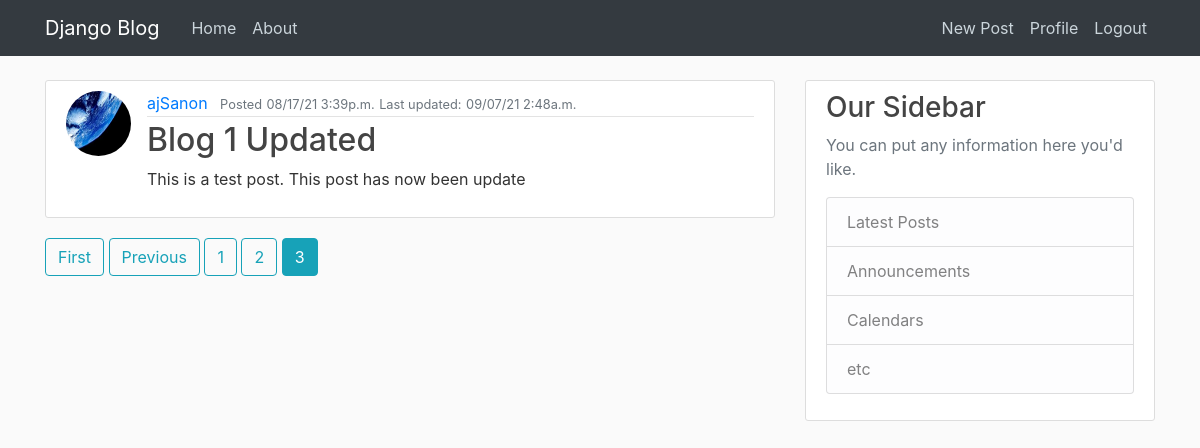
/?page=3 (signed in), run on the app's committed database.
### blog/models.py (models this page shows, shortened)
class Post(models.Model):
    title = models.CharField(max_length = 100)      #characters field with max length rescription of 100
    content = models.TextField()
    date_posted = models.DateTimeField(default = timezone.now)
    last_modified = models.DateTimeField(auto_now= True) #every time post is changed this will be set the time it was sent
    author = models.ForeignKey(User, on_delete=models.CASCADE) #if user is deleted, delete the post as well

### users/models.py (models this page shows, shortened)
class Profile(models.Model):
    user = models.OneToOneField(User, on_delete= models.CASCADE)  # Creates reverse relational link with user
    image = models.ImageField(default = 'default.jpg', upload_to = 'profile_pics')  # profile_pics is a directory
    bio = models.TextField(blank = 'true', default = 'My profile')

### blog/views.py (the view)
# urls.py: path('', PostListView.as_view(), name = 'blog-home'),
class PostListView(ListView):
    model = Post
    template_name = 'blog/home.html' # <app>/<model>_<viewtype>.html
    context_object_name = 'posts'
    ordering = ['-date_posted'] # reverse chronological order, check to see if inherits all this stuff from listview
    paginate_by = 4 # Sets num of posts per page

### blog/templates/blog/home.html (shortened to what this page needs)
{% extends "blog/base.html" %}
{% block content %}
    {% for post in posts %}
        <article class="media content-section">
            <img class = "rounded-circle article-img" src="{{post.author.profile.image.url}}">
            <div class="media-body">
            <div class="article-metadata">
                <a class="mr-2" href="{% url 'user-posts' post.author.username %}">{{ post.author }}</a>
                <small class="text-muted">Posted</small>
                <small class="text-muted">{{ post.date_posted|date:"m/d/y fa" }}</small>
                <small class = "text-muted">Last updated:</small>
                <small class="text-muted">{{post.last_modified| date:"m/d/y fa" }}</small>
            </div>
            <h2><a class="article-title" href= "{% url 'post-detail' post.id %}">{{ post.title }}</a></h2>
            <p class="article-content">{{ post.content }}</p>
            </div>
        </article>
    {% endfor %}
    {% if is_paginated %}
      {% if page_obj.has_previous %}
        <a class="btn btn-outline-info mb-4" href="?page=1">First</a>
        <a class="btn btn-outline-info mb-4" href="?page={{ page_obj.previous_page_number }}">Previous</a>
      {% endif %}
      {% for num in page_obj.paginator.page_range %}
        {% if page_obj.number == num %}
          <a class="btn btn-info mb-4" href="?page={{ num }}">{{ num }}</a>
        {% elif num > page_obj.number|add:'-3' and num < page_obj.number|add:'3' %}
          <a class="btn btn-outline-info mb-4" href="?page={{ num }}">{{ num }}</a>
        {% endif %}
      {% endfor %}
    {% endif %}
{% endblock content %}

### blog/static/blog/main.css (style rules this page uses)
body { background: #fafafa; color: #333333; margin-top: 5rem; }
h1, h2, h3, h4, h5, h6 { color: #444444; }
.content-section { background: #ffffff; padding: 10px 20px; border: 1px solid #dddddd; border-radius: 3px; margin-bottom: 20px; }
.article-title { color: #444444; }
.article-content { white-space: pre-line; }
.article-img { height: 65px; width: 65px; margin-right: 16px; }
.article-metadata { padding-bottom: 1px; margin-bottom: 4px; border-bottom: 1px solid #e3e3e3 }

### data on the page
Post: author.profile.image (picture), author "ajSanon", date_posted "08/17/21 3:39p.m.", last_modified "09/07/21 2:48a.m.", title "Blog 1 Updated", content "This is a test post. This post has now been update"

### other printed values
{{ num }} "1" "2"
{{ num }} "3"
